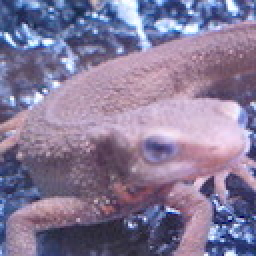
#> input picture image_processing_100/imori.jpg, 128 x 128 px, found by its file name (shown 2 times larger)
$ python 4.py
#> lines starting #> are read from the running program, lines starting #| are printed output that depends on the picture; after the words box and inside, x2 and y2 are one past the last pixel; in counts of white or black regions, pixels touching at a corner belong together
import cv2
import numpy as np
import matplotlib.pyplot as plt

# 画像の読み込み
img = cv2.imread("/Users/odahiroomi/Desktop/画像処理100本ノック/Gasyori100knock-1/assets/imori.jpg")
#> img is the input picture: shape (128, 128, 3); mean B, G, R 152.8, 121.8, 134.1

gray = 0.2126 * img[..., 2] + 0.7152 * img[..., 1] + 0.0722 * img[..., 0]
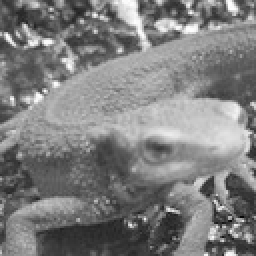
#> gray: shape (128, 128) float64 (shown 2 times larger); min 6.71, max 254.4, mean 126.7
gray = gray.astype(np.uint8)

h, w = gray.shape
#> h = 128; w = 128
max_sigma = 0
max_t = 0

hist, bins = np.histogram(gray.ravel(), bins=256, range=(0, 256))
#> hist = 256 values, max 161 at index 86, min 0 at index 0, mean 64; bins = 257 values from 0 to 256

total_pixels = h * w
#> total_pixels = 16384

# 1から255まで閾値を走査
for t in range(1, 256):
    n0 = hist[:t].sum()
    n1 = hist[t:].sum()

    if n0 == 0 or n1 == 0:
        continue

    # 各クラスの平均値 (mu0, mu1)
    # np.arange(t) は [0, 1, ..., t-1] の配列
    mu0 = np.sum(np.arange(t) * hist[:t]) / n0
    mu1 = np.sum(np.arange(t, 256) * hist[t:]) / n1

    w0 = n0 / total_pixels
    w1 = n1 / total_pixels
    sigma = w0 * w1 * ((mu0 - mu1) ** 2)

    if sigma > max_sigma:
        max_sigma = sigma
        max_t = t
#> this loop made 255 passes
#> (n0, n1, mu0, mu1, w0, w1, sigma, max_sigma) on passes 7, 8, 21, 23, 24, 26, 29, 30, 31, 32, 34, 35: (1, 16383, 6, 126.2, 6.1e-05, 1, 0.881, 0.881), (3, 16381, 6.67, 126.2, 0.000183, 1, 2.62, 2.62), (4, 16380, 10, 126.2, 0.000244, 1, 3.3, 3.3), (5, 16379, 12.4, 126.2, 0.000305, 1, 3.95, 3.95), (6, 16378, 14.17, 126.2, 0.000366, 1, 4.6, 4.6), (7, 16377, 15.71, 126.2, 0.000427, 1, 5.21, 5.21), (8, 16376, 17.25, 126.2, 0.000488, 1, 5.8, 5.8), (9, 16375, 18.56, 126.2, 0.000549, 0.999, 6.36, 6.36), (10, 16374, 19.7, 126.2, 0.00061, 0.999, 6.92, 6.92), (11, 16373, 20.73, 126.2, 0.000671, 0.999, 7.47, 7.47), (13, 16371, 22.62, 126.2, 0.000793, 0.999, 8.52, 8.52), (17, 16367, 25.29, 126.3, 0.00104, 0.999, 10.57, 10.57)
#> (n0, n1, mu0, mu1, w0, w1, sigma) on passes 9 to 14: (3, 16381, 6.67, 126.2, 0.000183, 1, 2.62), (3, 16381, 6.67, 126.2, 0.000183, 1, 2.62), (3, 16381, 6.67, 126.2, 0.000183, 1, 2.62), (3, 16381, 6.67, 126.2, 0.000183, 1, 2.62), (3, 16381, 6.67, 126.2, 0.000183, 1, 2.62), (3, 16381, 6.67, 126.2, 0.000183, 1, 2.62)

# 求めた閾値で二値化
th_img = gray.copy()
th_img[th_img < max_t] = 0
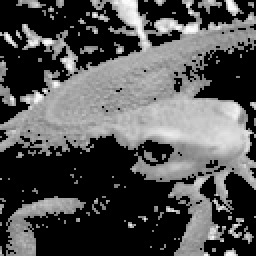
#> th_img: shape (128, 128) (shown 2 times larger); min 0, max 254, mean 82.5
th_img[th_img >= max_t] = 255
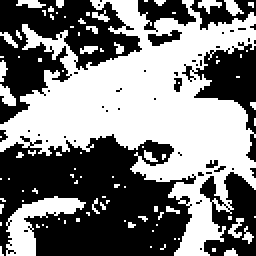
#> th_img: shape (128, 128) (shown 2 times larger); 49.4% white; 93 white regions (80 under 20 px), largest, box (x1, y1, x2, y2) and area: (0, 0, 128, 128) 6906, (3, 98, 43, 128) 479, (0, 42, 8, 53) 54

# 結果の表示
plt.figure(figsize=(10, 5))

# ヒストグラム表示
plt.subplot(1, 2, 1)
plt.hist(gray.ravel(), bins=255, rwidth=0.8, range=(0, 255))
plt.axvline(x=max_t, color='red', linestyle='--')
plt.title(f"Histogram (Threshold = {max_t})")
plt.xlabel('value')
plt.ylabel('appearance')

# 画像表示
plt.subplot(1, 2, 2)
plt.imshow(th_img, cmap='gray')
plt.title("Otsu's Method Result")
plt.axis('off')

plt.show()
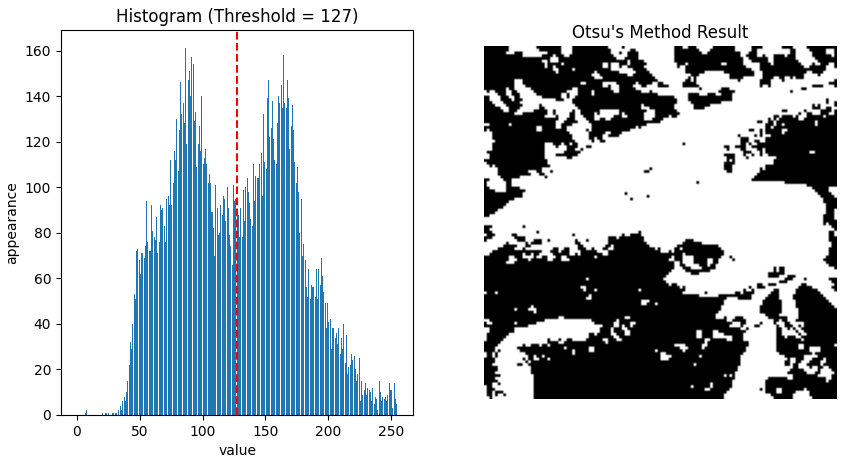
#> figure drawn by matplotlib, 2 panels; panel 1: tallest bar 161 high, from x = 86.1 to 86.9
